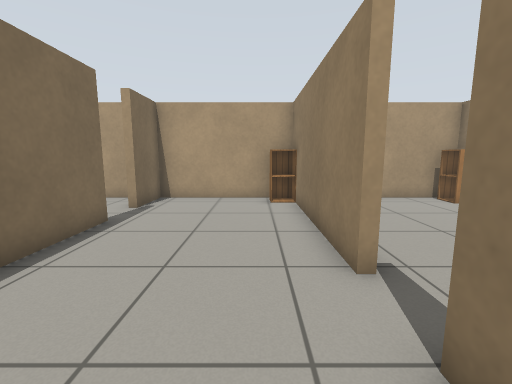
View 1 (above)

18 first-person views from a walk through a Gazebo world. The camera is 0.9 m above the floor, tilts 8° down and sees 90° across. The floor is counted in squares, 0.5 m on a side. Each view is taken from the middle of a square. On the plan, view 1 faces up. The plan holds only what a view shows up to about 15 squares ahead; the rest is blank. Gazebo's built-in surfaces are drawn with simple patterns.

View 2
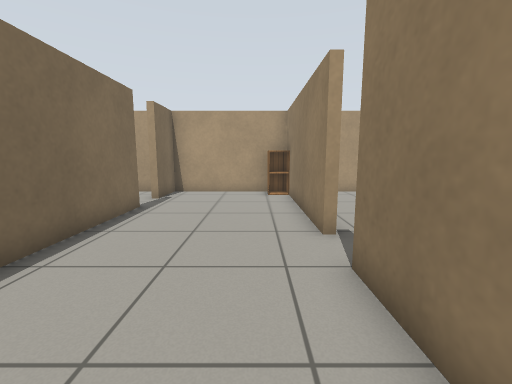

View 3
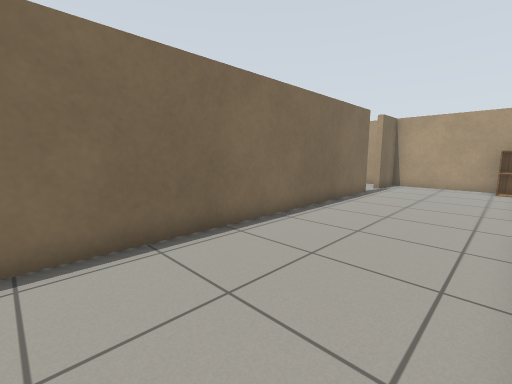

View 4
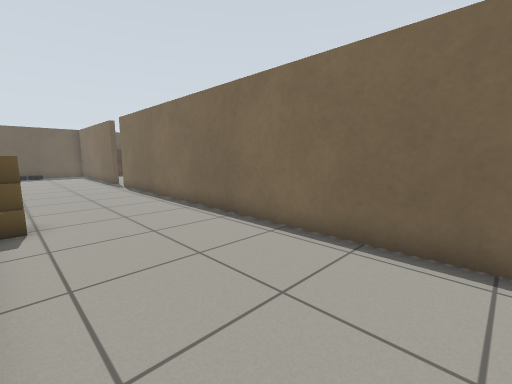

View 5
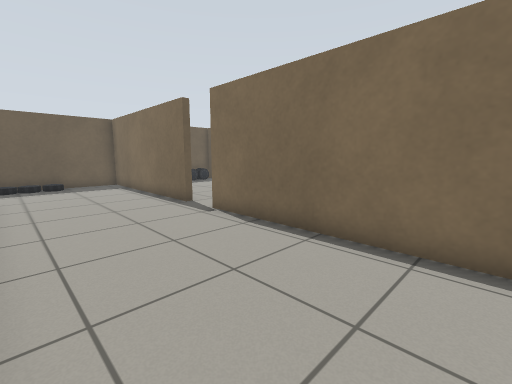

View 6
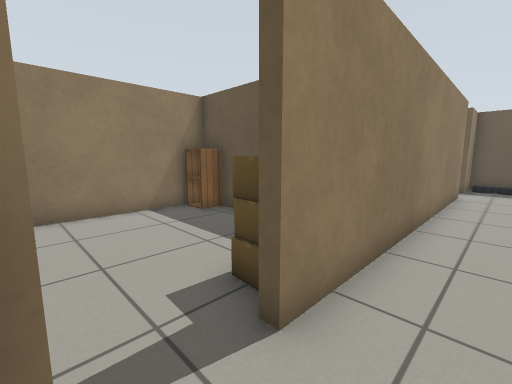

View 7
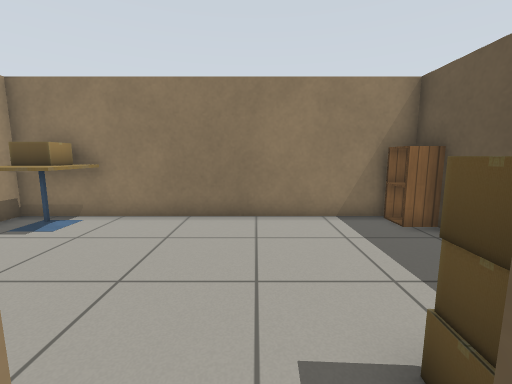

View 8
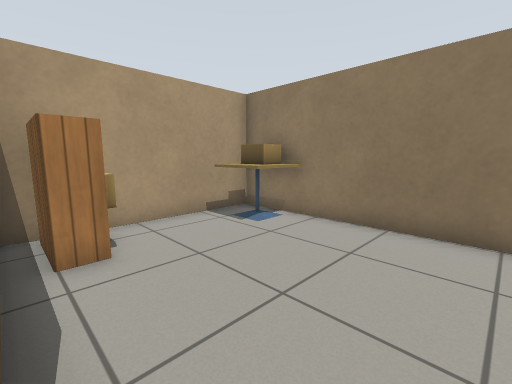

View 9
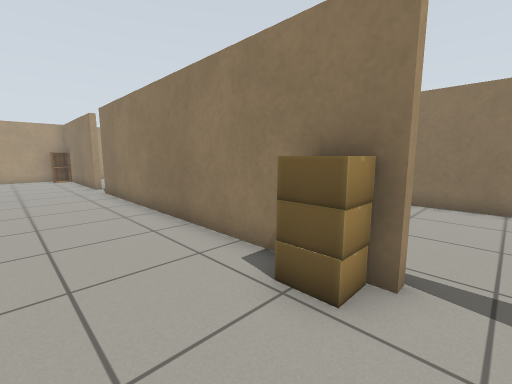

View 10
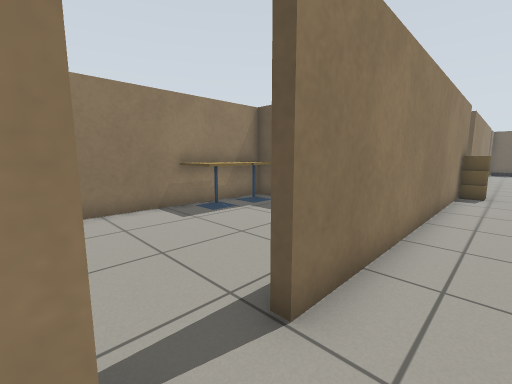

View 11
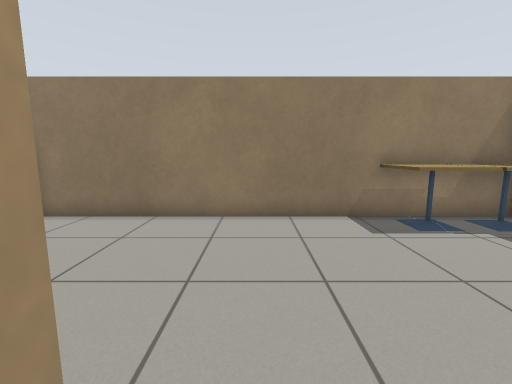

View 12
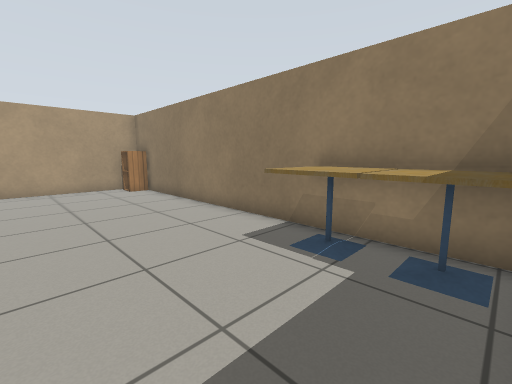

View 13
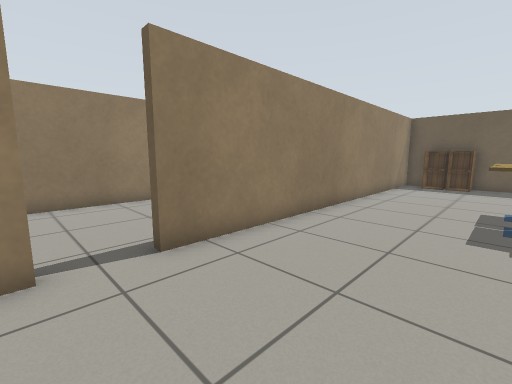

View 14
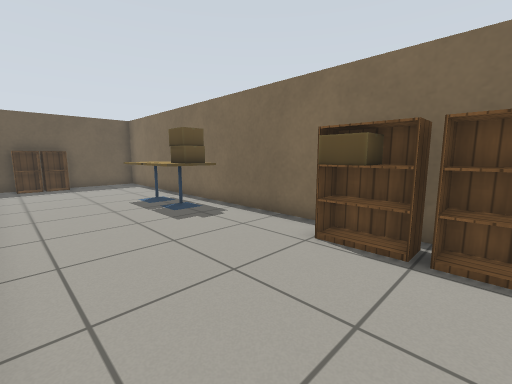

View 15
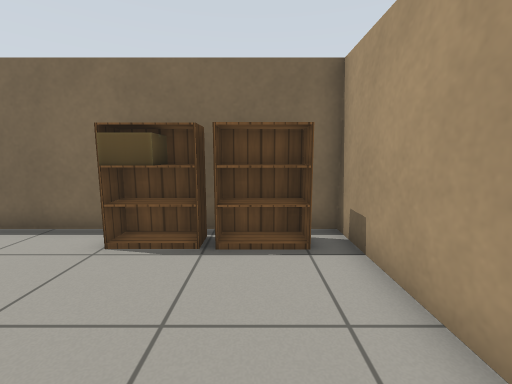

View 16
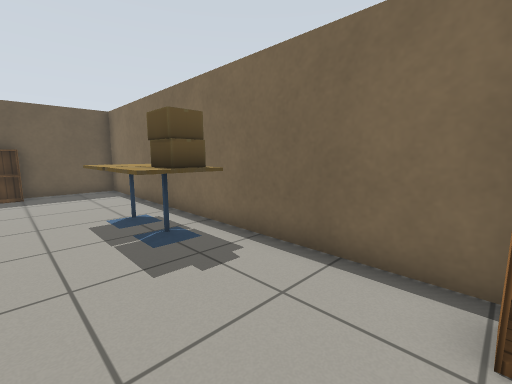

View 17
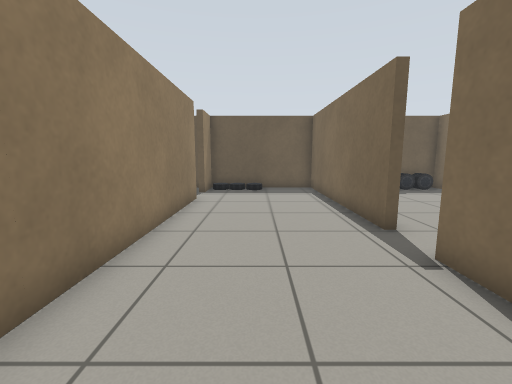

View 18
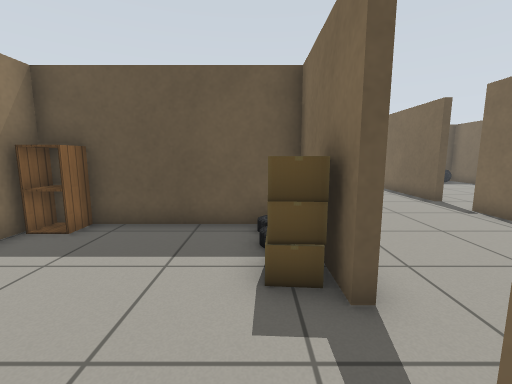

### Floor plan
Points are (right, up) in squares from view 1. A wall is a line through its corners. A room is listed if a view was taken in it or the views show most of it. See-through windows are left out.
Room 1 (views 1, 2, 3, 4, 5, 6, 7, 9, 10, 11, 17)
walls: (1.5, -11.1) (1.5, 2); (-4.2, -20) (-4.2, -28.6) (1.5, -28.6) (1.5, -26.6); (1.5, 3.6) (1.5, 11) (-4.2, 11) (-4.2, 8.7); (1.5, -24.9) (1.5, -12.9); (-4.2, 7) (-4.2, -18.4)
ways out: opening at (2, -13) to room 2; opening at (2, 2.5) to room 3; opening at (-4, 7.5) to room 4; opening at (-4, -19.5); opening at (2, -25.5)
objects: other object (-1, -28); car (0, -28); car (1, -28); cardboard box (1, -10); cabinet (1, 10)
Room 2 (views 8, 18)
walls: (1.8, -12.9) (1.8, -16.6) (8.5, -16.6) (8.5, -4.9) (1.9, -4.9)
ways out: opening at (2, -13) to room 1
objects: cardboard box (2, -14); other object (3, -16); other object (3, -15); cardboard box (3, -14); cardboard box (3, -13); cardboard box (3, -7); cafe table (7, -7); cardboard box (7, -7) to (8, -6); cabinet (8, -16)
Room 3 (view 12)
walls: (7.6, -4.6) (8.5, -4.6) (8.5, 11) (2.9, 11)
ways out: opening at (2, 2.5) to room 1
objects: cafe table (7, -4) to (8, -3); cafe table (7, -2) to (8, -1); cabinet (8, 10)
Room 4 (views 13, 14, 15, 16)
walls: (-4.5, 8.8) (-4.5, 9.2); (-4.5, -8.1) (-4.5, 7); (-5.2, 11) (-11.2, 11) (-11.2, -8.6) (-4.9, -8.6)
ways out: opening at (-4, 7.5) to room 1
objects: cafe table (-10, -2) to (-9, -1); cardboard box (-10, 0) to (-9, 1); cardboard box (-10, 1); bookshelf (-10, 6); cardboard box (-10, 7); bookshelf (-10, 8); bookshelf (-10, 9) to (-10, 10); cabinet (-7, -8); cabinet (-6, -8)

Where each view was taken, in squares from view 1:
view 1: 0 up, 0 right, facing up
view 2: 2 down, 0 right, facing up
view 3: 6 down, 1 right, facing up-left
view 4: 2 down, 1 right, facing down-left
view 5: 11 down, 1 right, facing down-left
view 6: 11 down, 0 right, facing down-right
view 7: 12 down, 1 right, facing right
view 8: 12 down, 2 right, facing up-right
view 9: 12 down, 2 left, facing up-right
view 10: 4 up, 0 right, facing down-right
view 11: 3 up, 1 right, facing right
view 12: 4 down, 3 right, facing up-right
view 13: 9 up, 9 left, facing down-right
view 14: 9 up, 5 left, facing down-left
view 15: 9 up, 5 left, facing left
view 16: 6 up, 7 left, facing down-left
view 17: 14 down, 1 left, facing down
view 18: 10 down, 3 right, facing down
